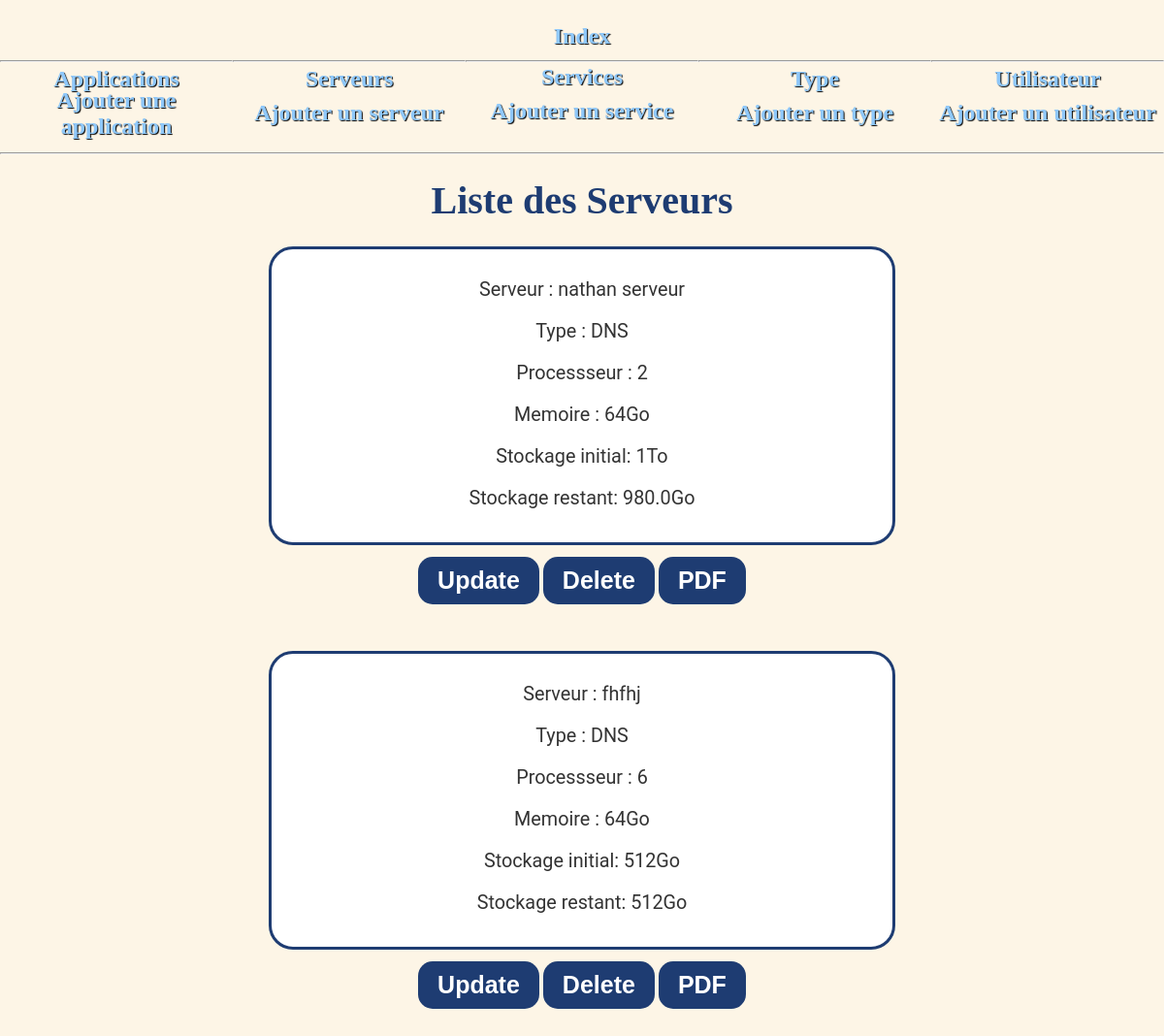
Page /adminsite/serveurs/ on the earlier database version.
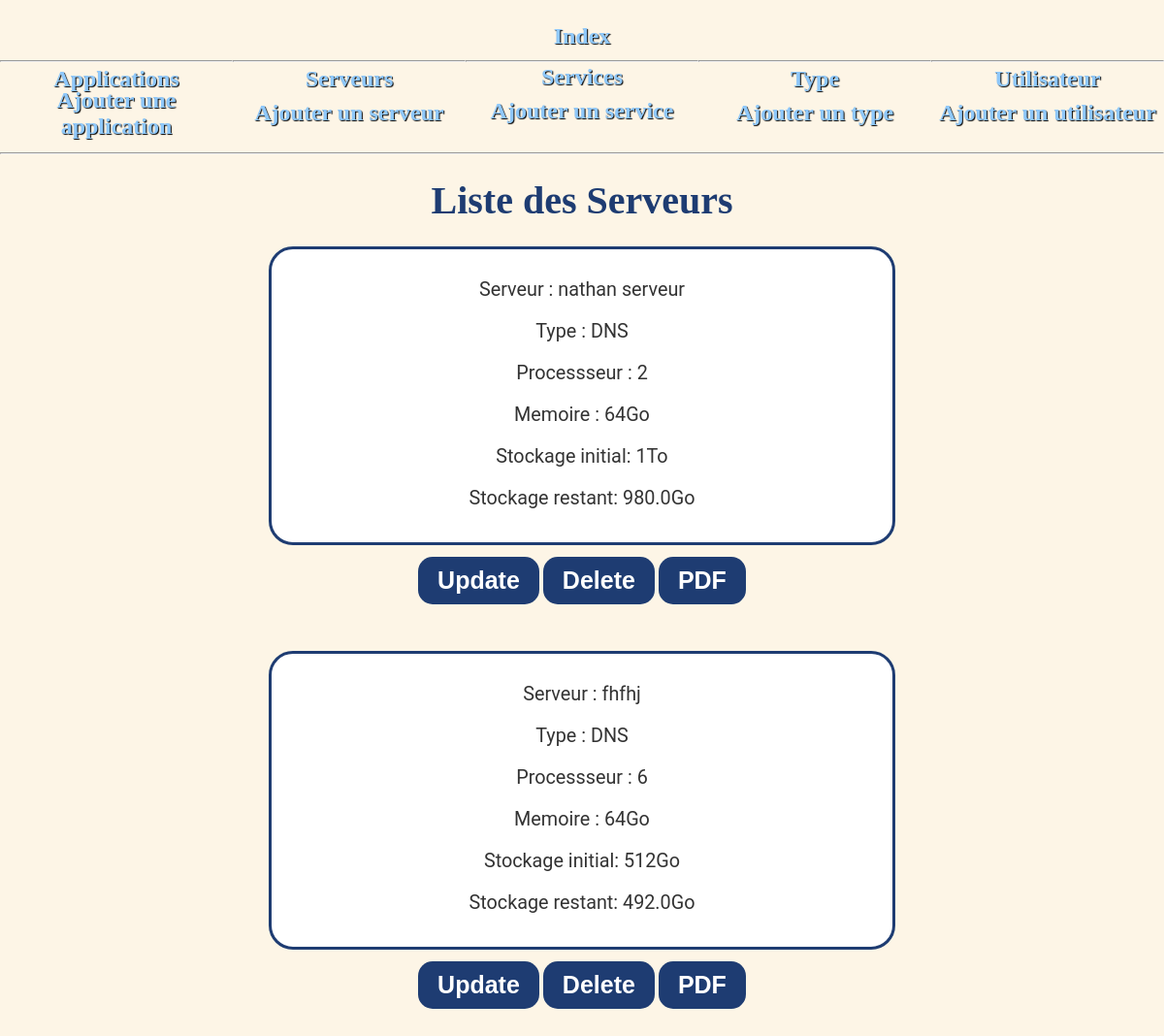
Same page on the later database version.
### adminsite/models.py (models this page shows, shortened)
class Serveurs(models.Model):
    nom = models.CharField(max_length=100)
    type = models.ForeignKey(Types, on_delete=models.CASCADE, null=True, related_name="Type")
    processeur = models.IntegerField(max_length=20,null=True)
    memoire_choices = (("64Go","64Go"),("32Go","32Go"),("16Go","16Go"),("8Go","8Go"))
    memoire = models.CharField(max_length=20, choices=memoire_choices, null=True)
    stockage_choices =(("1To","1To"),("512Go","512Go"),("256Go","256Go"), ("128Go","128Go"), ("64Go","64Go"), ("32Go","32Go"))
    stockage = models.CharField(max_length=20, choices=stockage_choices, null=True)
    stockage_initial = models.CharField(max_length=20, null=True, blank=True)

class Types(models.Model):
    test_choices = (("Apache","Apache"),("SQL","SQL"),("DNS","DNS"),("Proxy","Proxy"),("Imap","Imap"))
    type = models.CharField(max_length=20, choices=test_choices, null=True)
    description = models.TextField(null = True, blank = True)
    def __str__(self):
        return f"{self.type}"

### adminsite/serveurs_views.py (the view)
# urls.py: path('', views.index),
def index(request):
    app = list(models.Serveurs.objects.all())
    return render(request, 'adminsite/serveurs/affiche.html',{"liste": app})

### adminsite/templates/adminsite/serveurs/affiche.html (shortened to what this page needs)
<!DOCTYPE html>
<html lang="fr">
    {% extends "adminsite/main.html" %}
{% block content %}
<h2> Liste des Serveurs</h2>
<ol>
    {% for l in liste %}
    <div class="form">
    <p>Serveur : {{l.nom}}</p>
    <p>Type : {{l.type}}</p>
    <p>Processseur : {{l.processeur}}</p>
    <p>Memoire : {{l.memoire}}</p>
    <p>Stockage initial: {{l.stockage_initial}}</p>
    <p>Stockage restant: {{l.stockage}}</p>
</div>
<a href="/adminsite/serveurs/update/{{l.id}}/">
<input type="submit" value="Update" class="button">{% csrf_token %}</a>
<a href="/adminsite/serveurs/delete/{{ l.id }}/" >
<input type="submit" value="Delete" class="button">{% csrf_token %}</a>
<a href="/adminsite/pdf/{{l.id}}/" >
    <input type="submit" value="PDF" class="button">{% csrf_token %}</a>
{% endfor %}
</ol>
{% endblock %}

Differences in the rows shown:
changed Serveurs "fhfhj": stockage "512Go" → "492.0Go"
